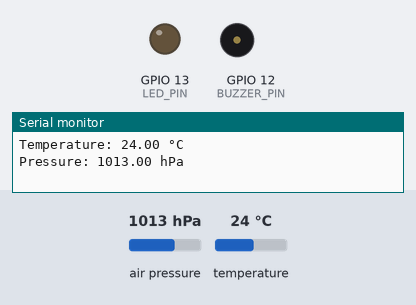
This sketch was run on a simulated ESP32. Parts: output pins drawn as LEDs (lit = HIGH), buzzer (waves = sounding, pin HIGH), the last lines printed to the serial monitor. The inputs (shaded band) are chosen by the test bench; at power-on: temperature 24 °C, air pressure 1013 hPa. WiFi joins after 1.5 s; servers stay silent unless stated.

Above: at 3.0 s.
3.1 s: temperature set to 29.6 °C
5.0 s: temperature set to 30.8 °C
At 7.0 s:
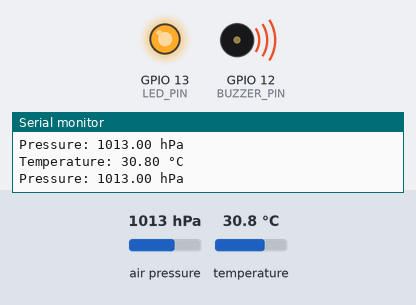
7.3 s: temperature set to 12 °C
At 8.5 s:
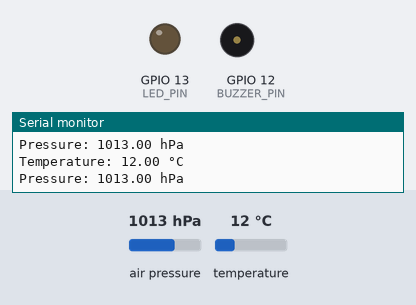
9.3 s: temperature set to 33 °C
At 11.2 s:
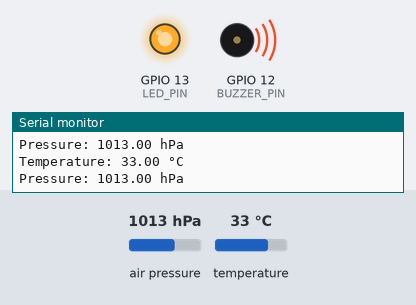
Timing chart, 0 to 12.3 s (numbered marks = the images above; inputs shaded):
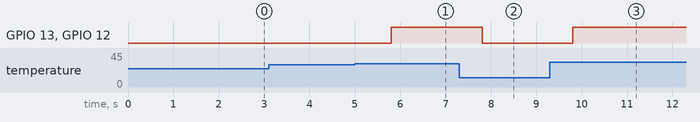

Measured:
- the behaviour switches between 30 and 30.1 °C on temperature (found by bisection; images 0 and 1)
- after the input at 5.0 s, GPIO 13 (LED_PIN), GPIO 12 (BUZZER_PIN): LOW → HIGH after 0.81 s
- after the input at 7.3 s, GPIO 13 (LED_PIN), GPIO 12 (BUZZER_PIN): HIGH → LOW after 0.51 s
- after the input at 9.3 s, GPIO 13 (LED_PIN), GPIO 12 (BUZZER_PIN): LOW → HIGH after 0.51 s

The sketch:

4_ESP32_BMP280_Sensor.ino
```cpp
#define BLYNK_TEMPLATE_ID "TMPLjOi0Rz-W"
#define BLYNK_DEVICE_NAME "esp32"
#define BLYNK_AUTH_TOKEN "UF3ok0_l0VkhTDS-WD1gWZ65DdhnHpwx"

#define BLYNK_PRINT Serial

#include <Wire.h>
#include <WiFi.h>
#include <WiFiClient.h>
#include <BlynkSimpleEsp32.h>
#include <Adafruit_BMP280.h>

char auth[] = BLYNK_AUTH_TOKEN;
char ssid[] = "prateeksingh";
char pass[] = "singh@@12345";

BlynkTimer timer;

Adafruit_BMP280 bmp;

#define VPIN_TEMPERATURE V1
#define VPIN_PRESSURE V2

#define LED_PIN 13
#define BUZZER_PIN 12

void sendSensorData() {
  float temperature = bmp.readTemperature();
  float pressure = bmp.readPressure() / 100.0F;

  Serial.print("Temperature: ");
  Serial.print(temperature);
  Serial.println(" °C");

  Serial.print("Pressure: ");
  Serial.print(pressure);
  Serial.println(" hPa");

  Blynk.virtualWrite(VPIN_TEMPERATURE, temperature);
  Blynk.virtualWrite(VPIN_PRESSURE, pressure);

  if (temperature > 30.0) {
    digitalWrite(LED_PIN, HIGH);
    digitalWrite(BUZZER_PIN, HIGH);
  } else {
    digitalWrite(LED_PIN, LOW);
    digitalWrite(BUZZER_PIN, LOW);
  }
}

void setup() {
  Serial.begin(115200);

  pinMode(LED_PIN, OUTPUT);
  pinMode(BUZZER_PIN, OUTPUT);

  if (!bmp.begin(0x76)) {
    Serial.println("Could not find BMP280 sensor, check wiring.");
    while (1) delay(10);
  }

  Blynk.begin(auth, ssid, pass, "blynk.cloud", 80);

  timer.setInterval(1000L, sendSensorData);
}

void loop() {
  Blynk.run();
  timer.run();
}
```
